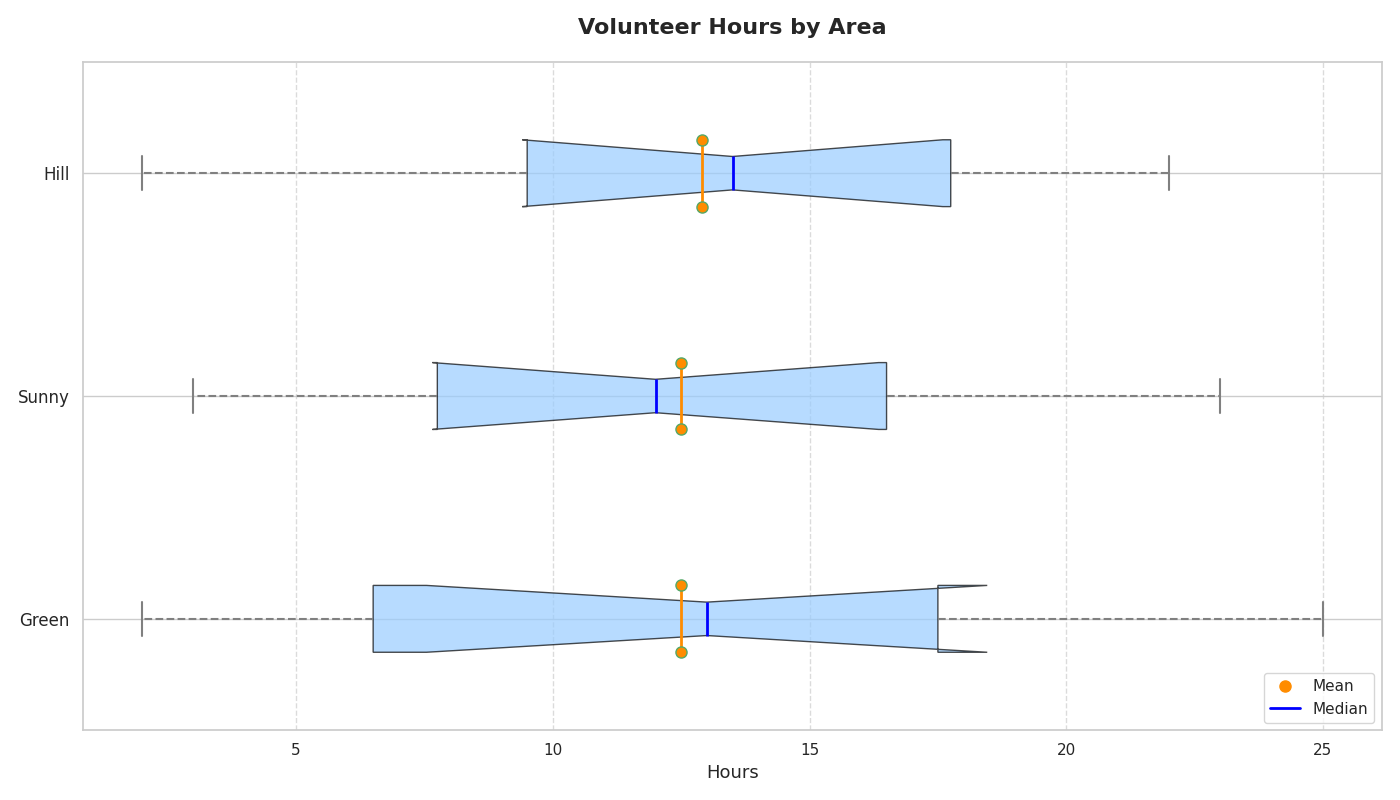

Generate this figure with Python:
import matplotlib.pyplot as plt

neighborhoods = ['Green', 'Sunny', 'Hill']
volunteering_hours = [
    [2, 4, 6, 8, 12, 14, 16, 18, 20, 25],  # Greenfield
    [3, 5, 7, 10, 11, 13, 15, 17, 21, 23], # Sunnydale
    [2, 4, 9, 11, 12, 15, 17, 18, 19, 22]  # Hillcrest
]

fig, ax = plt.subplots(figsize=(14, 8))
bp = ax.boxplot(volunteering_hours, vert=False, patch_artist=True, notch=True,
                meanline=True, showmeans=True, meanprops=dict(linestyle='-', linewidth=2, color='darkorange'))

# Apply a single consistent color across all data groups for the boxes
single_color = '#99CCFF'
for patch in bp['boxes']:
    patch.set(facecolor=single_color, alpha=0.7)

for whisker in bp['whiskers']:
    whisker.set(color='gray', linewidth=1.5, linestyle="--")

for cap in bp['caps']:
    cap.set(color='gray', linewidth=1.5)

for median in bp['medians']:
    median.set(color='blue', linewidth=2)

for mean in bp['means']:
    mean.set(marker='o', markerfacecolor='darkorange', markersize=8)

ax.set_title('Volunteer Hours by Area', fontsize=16, fontweight='bold', pad=20)
ax.set_xlabel('Hours', fontsize=13)
ax.set_yticklabels(neighborhoods, fontsize=12)

ax.xaxis.grid(True, linestyle='--', alpha=0.7)

mean_legend = plt.Line2D([], [], color='darkorange', marker='o', linestyle='None', markersize=8, label='Mean')
median_legend = plt.Line2D([], [], color='blue', linestyle='-', linewidth=2, label='Median')
ax.legend(handles=[mean_legend, median_legend], loc='lower right')

plt.tight_layout()
plt.show()
